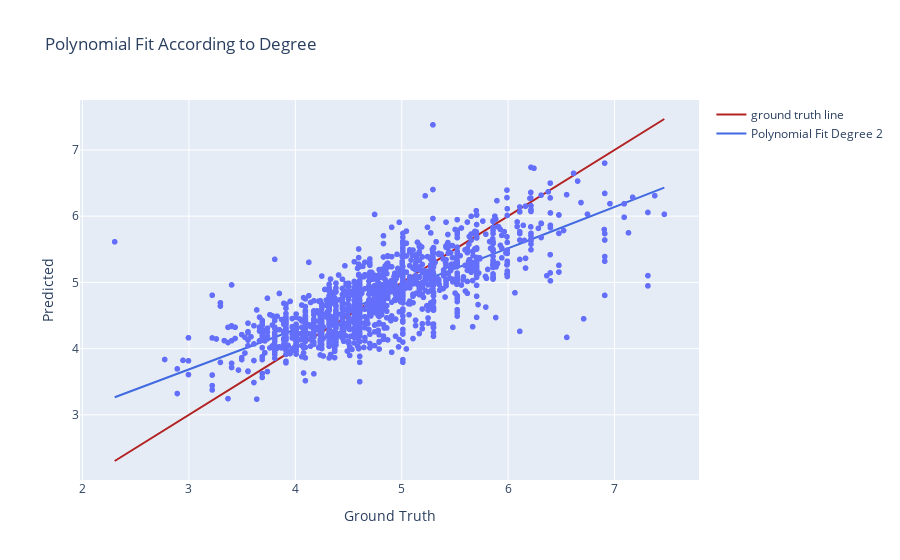

Notebook cell for this chart:
### Code cell
plot_graphs(y_test, y_pred, degree)

### Figure 1 — Plotly figure (JSON) as saved in the notebook; plotly's stock layout.template omitted (floating-point values rounded to 4 significant figures; data arrays with more than 128 entries replaced by an {"elided": "..."} marker saying what was removed)
{"data": [{"hovertemplate": "ground truth=%{x}<br>Predicted=%{y}<extra></extra>", "legendgroup": "", "marker": {"color": "#636efa", "symbol": "circle"}, "mode": "markers", "name": "", "showlegend": false, "type": "scattergl", "x": {"elided": "1478 float values"}, "xaxis": "x", "y": {"elided": "1478 float values"}, "yaxis": "y"}, {"line": {"color": "firebrick", "width": 2}, "mode": "lines", "name": "ground truth line", "type": "scatter", "x": {"elided": "1478 float values"}, "y": {"elided": "1478 float values"}}, {"line": {"color": "royalblue", "width": 2}, "mode": "lines", "name": "Polynomial Fit Degree 2", "type": "scatter", "x": [2.303, 2.355, 2.407, 2.459, 2.511, 2.563, 2.616, 2.668, 2.72, 2.772, 2.824, 2.876, 2.929, 2.981, 3.033, 3.085, 3.137, 3.189, 3.242, 3.294, 3.346, 3.398, 3.45, 3.502, 3.555, 3.607, 3.659, 3.711, 3.763, 3.816, 3.868, 3.92, 3.972, 4.024, 4.076, 4.129, 4.181, 4.233, 4.285, 4.337, 4.389, 4.442, 4.494, 4.546, 4.598, 4.65, 4.702, 4.755, 4.807, 4.859, 4.911, 4.963, 5.015, 5.068, 5.12, 5.172, 5.224, 5.276, 5.328, 5.381, 5.433, 5.485, 5.537, 5.589, 5.641, 5.694, 5.746, 5.798, 5.85, 5.902, 5.954, 6.007, 6.059, 6.111, 6.163, 6.215, 6.267, 6.32, 6.372, 6.424, 6.476, 6.528, 6.58, 6.633, 6.685, 6.737, 6.789, 6.841, 6.894, 6.946, 6.998, 7.05, 7.102, 7.154, 7.207, 7.259, 7.311, 7.363, 7.415, 7.467], "y": [3.265, 3.296, 3.328, 3.359, 3.39, 3.421, 3.453, 3.484, 3.515, 3.546, 3.578, 3.609, 3.64, 3.672, 3.703, 3.734, 3.766, 3.797, 3.829, 3.86, 3.892, 3.923, 3.955, 3.986, 4.018, 4.049, 4.081, 4.112, 4.144, 4.176, 4.207, 4.239, 4.271, 4.302, 4.334, 4.366, 4.397, 4.429, 4.461, 4.493, 4.525, 4.556, 4.588, 4.62, 4.652, 4.684, 4.716, 4.748, 4.78, 4.812, 4.844, 4.876, 4.908, 4.94, 4.972, 5.004, 5.036, 5.068, 5.1, 5.132, 5.164, 5.196, 5.229, 5.261, 5.293, 5.325, 5.358, 5.39, 5.422, 5.454, 5.487, 5.519, 5.551, 5.584, 5.616, 5.649, 5.681, 5.713, 5.746, 5.778, 5.811, 5.843, 5.876, 5.908, 5.941, 5.973, 6.006, 6.039, 6.071, 6.104, 6.137, 6.169, 6.202, 6.235, 6.267, 6.3, 6.333, 6.366, 6.398, 6.431]}], "layout": {"legend": {"tracegroupgap": 0}, "title": {"text": "Polynomial Fit According to Degree"}, "xaxis": {"anchor": "y", "domain": [0, 1], "title": {"text": "Ground Truth"}}, "yaxis": {"anchor": "x", "domain": [0, 1], "title": {"text": "Predicted"}}}}
